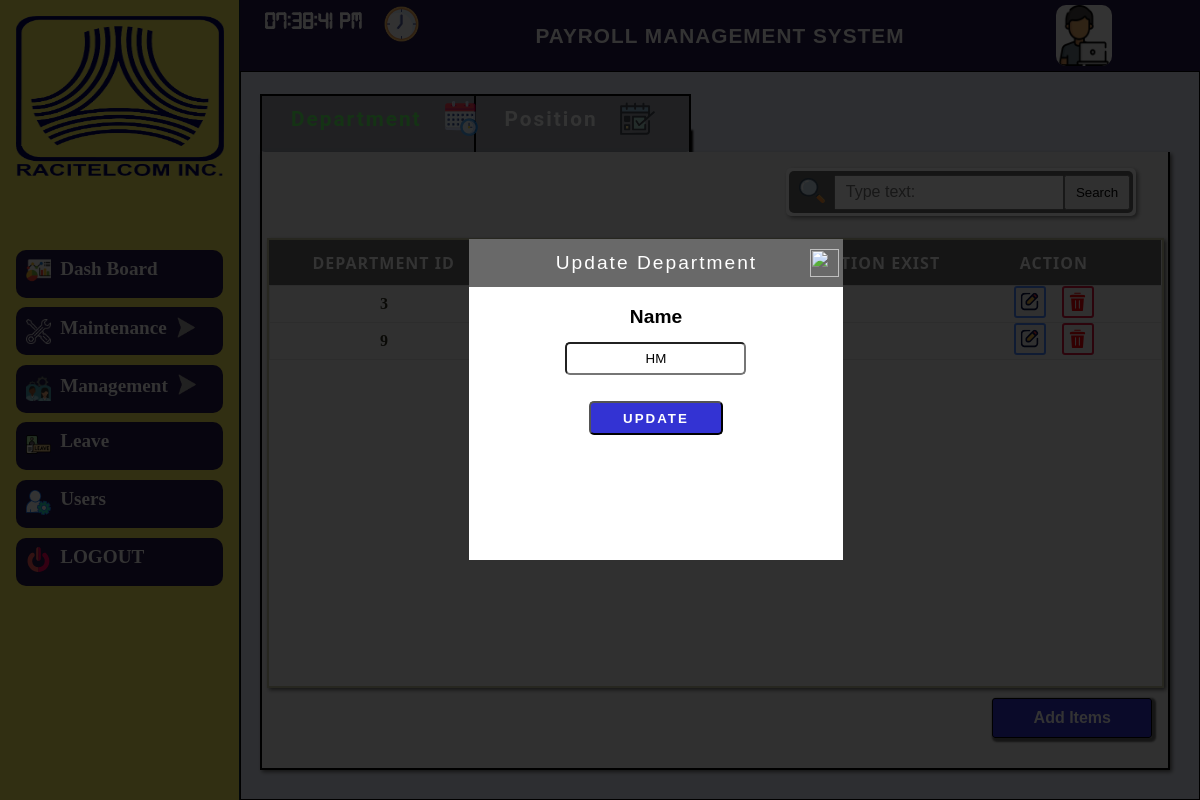
/admin-side/create-department/edit_department_layout.php?id=3, run on the app's committed database.
### tables this page shows
CREATE TABLE `tbl_company_information` (
  `ID` int(11) NOT NULL,
  `LOGO` varchar(200) NOT NULL,
  `System_Name` varchar(30) NOT NULL,
  `Company_Name` varchar(30) NOT NULL,
  `State` varchar(20) NOT NULL,
  `City` varchar(20) NOT NULL,
  `Zipcode` varchar(10) NOT NULL,
  `Street` varchar(20) NOT NULL,
  `Building_Number` varchar(10) NOT NULL
);

CREATE TABLE `tbl_department` (
  `Department_ID` int(255) NOT NULL,
  `Department_Name` varchar(255) NOT NULL
);

### admin-side/admin-layout/top_nav_read.php (called while the page is built, shortened)
<?php
      include "../../connection/connection.php";
       $select_title = "SELECT * FROM tbl_company_information order by ID desc ";
       $query_title =mysqli_query($conn,$select_title);
       $res_title = mysqli_fetch_assoc($query_title);
 ?>

### admin-side/create-department/read.php (called while the page is built, shortened)
<?php
include "../../connection/connection.php";
$select_department = "SELECT * FROM (SELECT Department_ID as Dept_ID , Department_Name from tbl_department)tbl_department LEFT JOIN (SELECT count(Position_ID) AS ND , Position_Name ,Department_ID FROM tbl_position GROUP BY Department_ID) tbl_position on tbl_department.Dept_ID = tbl_position.Department_ID";
$query_department = mysqli_query($conn,$select_department);
$res_query_department = mysqli_fetch_assoc($query_department);
if(isset($_GET['id'])){
	$id = $_GET['id'];
	$select_edit_department = "SELECT Department_ID , Department_Name from tbl_department WHERE Department_ID = '$id '";
	$query_edit_department = mysqli_query($conn,$select_edit_department);
	$res_edit_department = mysqli_fetch_assoc($query_edit_department);
}
?>

### admin-side/create-department/edit_department.php (the view, shortened to what this page needs)
<!DOCTYPE html>
<html>
<head>
	<link rel="stylesheet" type="text/css" href="style.css">
</head>
<body>
	<div class="background">
		<div class="div-background">
			<div class="home-content">
				<div class="box-attendance">
					<div class="attendance-nav-bar">
						<ul  >
							<li ><a href="department_layout.php" style="color:#66ff66;" class="schedule1" >Department</a><img src="../../icons/schedule1.svg"> </li>
							<li><a href="position_layout.php">Position</a><img src="../../icons/time_record.svg"> </li>
						</ul>
					</div>
					<div class="schedule">
						<div class="schedule-header">
							<div class="sched-header-left" >
							</div>
							<div class="sched-header-right">
								<form method="POST" action="schedule_layout.php">
									<div class="containter-search">
										<div class="containter-input-search">
										<img src="../../icons/search.svg" id="img_search">
										<input type="text" name="name" class="input" placeholder="Type text:">
										<input type="submit" name="submit"  value="Search" class="search">
										</div>
									</div>
								</form>
							</div>
						</div>
						<div class="sched-table">
								<table class="sched-info">
									<thead>
										<tr>
											<th>DEPARTMENT ID</th>
											<th>Department Name</th>
											<th>No. of Position Exist</th>
											<th>Action</th>
										</tr>
									</thead>
									<?php do { ?>
									<tbody>
										<tr>
											<td><?php echo $res_query_department['Dept_ID'] ?> </td>
											<td> <?php echo $res_query_department['Department_Name'] ?></td>
											<td> <?php if($res_query_department['ND'] == NULL){
													ECHO " 0";
												}else{
												ECHO $res_query_department['ND'];
												}
										?></td>
											<td>
												<a href="edit_department_layout.php?id=<?php echo $res_query_department['Dept_ID'] ?>"><img id="edit-icon" src="../../icons/edit-action.svg"><img id="delete-icon" src="../../icons/delete.svg"></a>
												<a href="delete_department.php?id=<?php echo $res_query_department['Dept_ID'] ?>"></a> </td>
										</tr>
									</tbody>
								<?php  }while($res_query_department=$query_department->fetch_assoc()); ?>
								</table>
							</div>
							<div class="button-department" >
								<a href="javascript: add_department();">Add Items</a>
							</div>
					</div>
				</div>
		</div>
		<div class="department-container" id="department-container">
			<div class="box-department">
				<form method="POST" action="update_department.php">
					<div class="title-department">
						<label>Update Department</label>
						<a href="department_layout.php"><img id="close" src="../../icons/close.svg" ></a>
					</div>
					<div class="body-department">
						<label >Name</label>
						<input type="text" name="department_name" value="<?php echo $res_edit_department['Department_Name'];?>" >
						<button type="submit" name="submit">UPDATE </button>
					</div>
				</form>
			</div>
		</div>
	</div>
	</div>
</body>
</html>

### admin-side/admin-layout/top_nav.php (shortened to what this page needs)
<?php include"top_nav_read.php"; ?>
<!DOCTYPE html>
<html>
<head>
    <link rel="stylesheet" type="text/css" href="top_nav.css">
</head>
<body>
    <div class="top_div">
       <div class="clock">
           <p id="clock"></p><img src="../../icons/clock.png">
       </div>
       <div class="title1">
           <p><?php echo $res_title['System_Name']; ?></p>
       </div>
       <div class="user">
            <p><img src="../../icons/programmer.png"></p>
            <div class="type">
            </div>
       </div>
    </div>
</body>
</html>

### admin-side/settings/settings_layout.css (style rules this page uses)
* { padding: 0; margin: 0; box-sizing: border-box; }
html,body { position: relative; height: 100%; widows: 100%; }

### admin-side/admin-layout/top_side_bar.css (style rules this page uses)
* { padding: 0; margin: 0; box-sizing: border-box; }
html,body { position: relative; height: 100%; width: 100%; }

### admin-side/admin-layout/top_nav.css (style rules this page uses)
* { padding: 0; margin: 0; box-sizing: border-box; }
html,body { position: relative ; height: 100%; width: 100%; }
.top_div { position: relative; display: flex; flex-direction: row; height: 100%; width: 100%; background-color:#251749; }
.top_div .clock { position: relative; width: 25%; height: 100%; display: flex; flex-direction: row; }
.clock p { position: relative; height: 100%; width: 6em; font-size: 1.5em; color: white; font-weight: 600; padding-left: 1em; padding-top:.5em ; font-family: realtime-clock; }
.clock img { position: relative; height: 2.2em; width: 2.2em; top:.2em ; margin-top:.2em ; }
.top_div .title1 { position: relative; width: 50%; height: 100%; display: flex; justify-content: center; align-items: center; }
.title1 p { position: relative; font-size: 1.3em; text-transform: uppercase; letter-spacing: 1px; font-weight: 600; color: white; }
.top_div .user { position: relative; width: 25%; height: 100%; display: flex; flex-direction: row; }
.user img { position: relative; height: 85%; width: 3.5em; top: 5px; border-radius: 10px; margin-left: 6em; background: white; }
.user .type { position: relative; display: flex; flex-direction: column; }

### admin-side/create-department/edit_department.php (style rules this page uses)
.attendance-nav-bar ul li:nth-child(1) { border-left: solid 2PX black; }

### data on the page
tbl_company_information: System_Name "PAYROLL MANAGEMENT SYSTEM"
tbl_department: department_name "HM"

### other printed values
$res_query_department['Dept_ID'] "3"
$res_query_department['Dept_ID'] "9"
